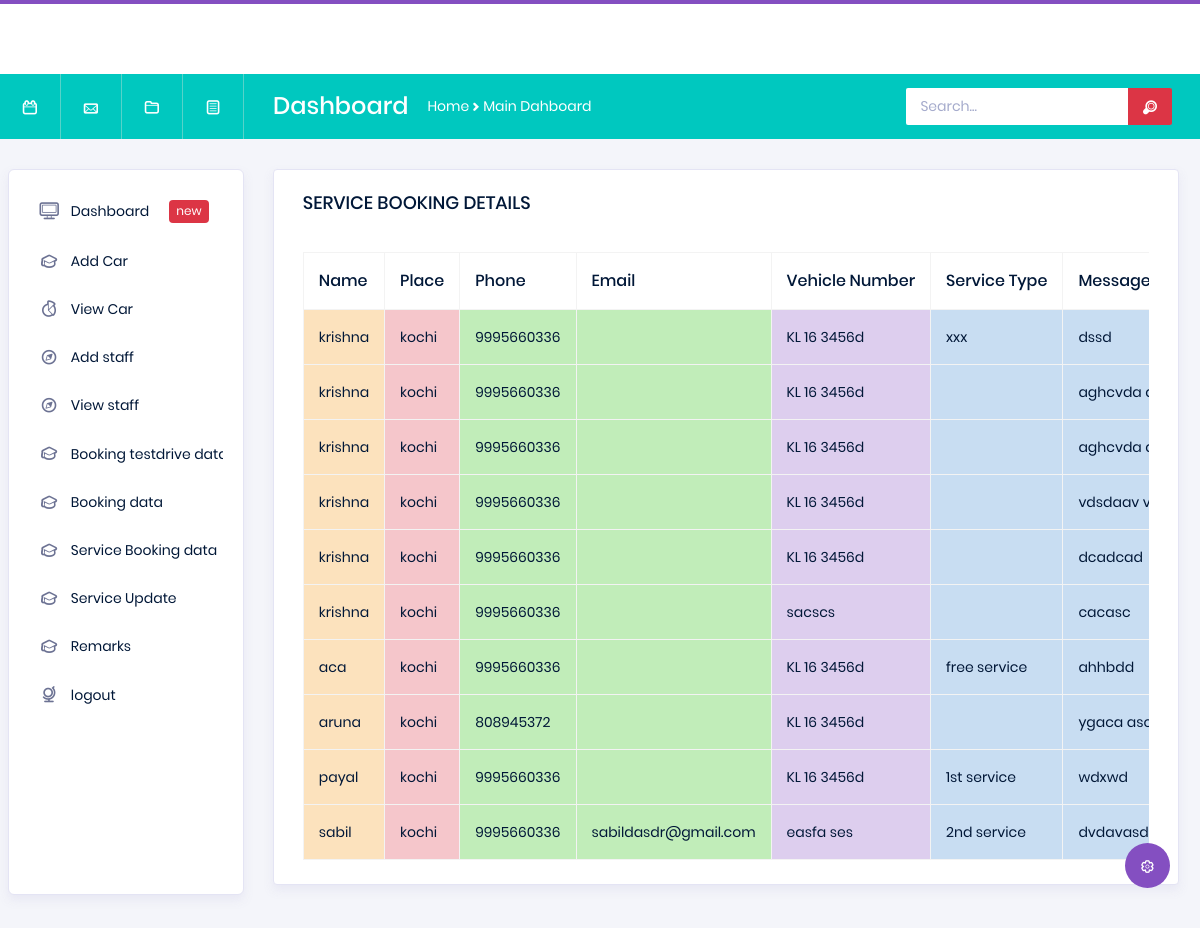
The app's page /admin/booking_service.php with its own data.
### tables this page shows
CREATE TABLE `tbl_srv` (
  `id` int(11) NOT NULL,
  `name` text NOT NULL,
  `place` text NOT NULL,
  `phone` text NOT NULL,
  `email` text NOT NULL,
  `service` text NOT NULL,
  `vehicle_number` text NOT NULL,
  `message` text NOT NULL
);

### admin/booking_service.php (the view, shortened to what this page needs)
<?php
include('header.php');
?>
<?php
include('sidebar.php');
?>
<body>
      <div class="main-panel">
      <?php
	      include"db.php";
                 ?>
        <div class="content-wrapper">
          <div class="row">
            <div class="col-lg-12 stretch-card">
              <div class="card">
                <div class="card-body">
                  <h4 class="card-title">SERVICE BOOKING DETAILS</h4>
                  <div class="table-responsive pt-3">
                    <table class="table table-bordered">
                      <thead>
                      <tr>
                        <th>Name</th>
						<th>Place</th>
                        <th>Phone</th>
						<th>Email</th>
						<th>Vehicle Number</th>
                        <th>Service Type</th>
						<th>Messages</th>
                      </tr>
                      </thead>
                      <tbody>
                      <?php
					                                $selcat="select * from tbl_srv";
                                                    $execute=mysqli_query($con,$selcat);
                                                    foreach($execute as $value)
                                                        {
                                                        ?>
                                                        <td class="table-warning"><?php echo $value['name'];?></td>
                                                        <td class="table-danger"><?php echo $value['place'];?></td>
                                                        <td class="table-success"><?php echo $value['phone'];?></td>
														<td class="table-success"><?php echo $value['email']; ?></td>
                                                        <td class="table-primary"><?php echo $value['vehicle_number'];?></td>
                                                        <td class="table-info"><?php echo $value['service'];?></td>
														<td class="table-info"><?php echo $value['message']; ?></td>
                                                        <?php
                                                        }
                                                        ?>
                      </tbody>
                    </table>
                  </div>
                </div>
              </div>
            </div>
          </div>
        </div>

### records on screen
tbl_srv: name "krishna", place "kochi", phone "9995660336", vehicle_number "KL 16 3456d", service "xxx", message "dssd"
tbl_srv: name "krishna", place "kochi", phone "9995660336", vehicle_number "KL 16 3456d", message "aghcvda…"
tbl_srv: name "krishna", place "kochi", phone "9995660336", vehicle_number "KL 16 3456d", message "aghcvda…"
tbl_srv: name "krishna", place "kochi", phone "9995660336", vehicle_number "KL 16 3456d", message "vdsdaav…"
tbl_srv: name "krishna", place "kochi", phone "9995660336", vehicle_number "KL 16 3456d", message "dcadcad"
tbl_srv: name "krishna", place "kochi", phone "9995660336", vehicle_number "sacscs", message "cacasc"
tbl_srv: name "aca", place "kochi", phone "9995660336", vehicle_number "KL 16 3456d", service "free service", message "ahhbdd"
tbl_srv: name "aruna", place "kochi", phone "808945372", vehicle_number "KL 16 3456d", message "ygaca…"
tbl_srv: name "payal", place "kochi", phone "9995660336", vehicle_number "KL 16 3456d", service "1st service", message "wdxwd"
tbl_srv: name "sabil", place "kochi", phone "9995660336", email "sabildasdr@gmail.com", vehicle_number "easfa ses", service "2nd service", message "dvdavasd"
